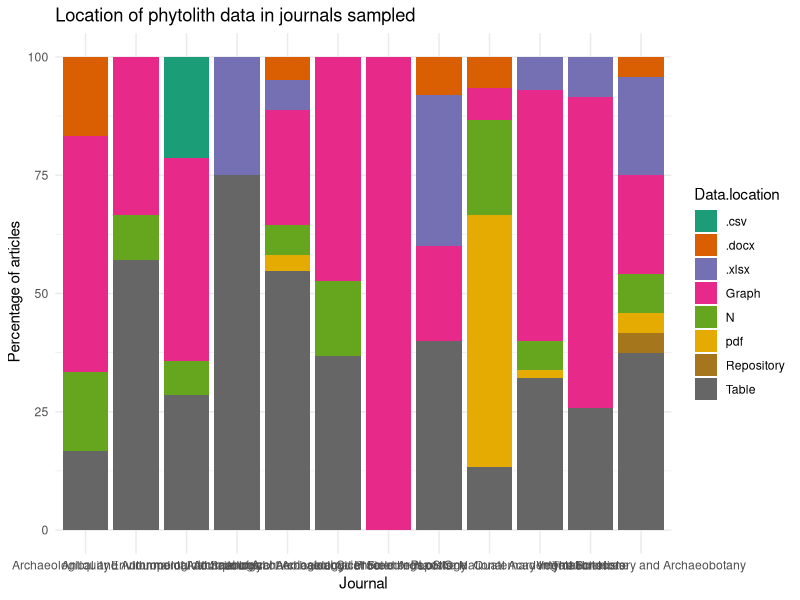

Recreate this plot in R.
#open packages needed and read in the data
library(tidyverse)
library(here)

#reading in the data and rename it as a tibble with shorter name
Open_phytos <- read_csv(here("raw data", "Open_Phyto_2020_cleaned.csv"))

# selecting the data column and rows for figure

Data_location_all_journal <- Open_phytos %>% 
  rename_with(make.names) %>%
  select("Journal", "Data.location") %>% 
  group_by(Journal) %>% 
  count(Data.location)


data_locations_all_percent <- Data_location_all_journal %>% 
  mutate (Percent = n / sum(n) * 100)
  
library(ggplot2)

data_locations_all_percent %>% 
  ggplot(aes(x = Journal, y = Percent, fill = Data.location)) +
  geom_col() +
  scale_fill_brewer(palette="Dark2") +
  theme_minimal() +
  labs(title = "Location of phytolith data in journals sampled",
       x = "Journal",
       y = " Percentage of articles")
  